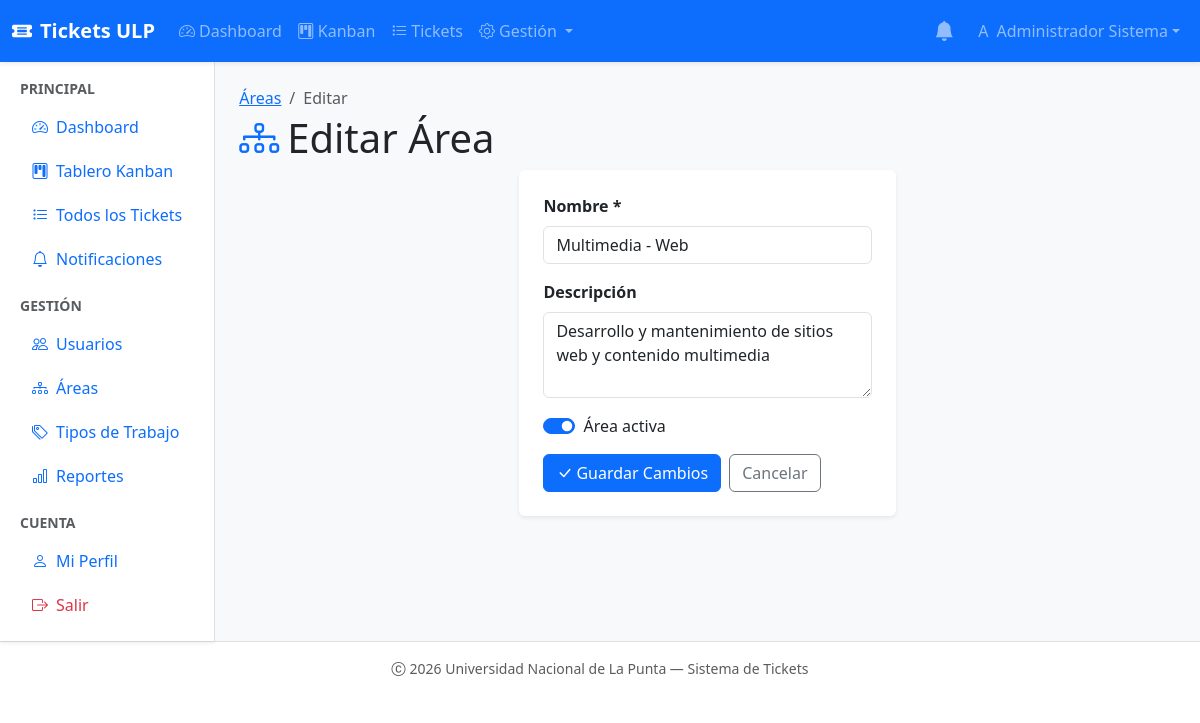
/dashboard/area-form.php?id=1 (signed in), run on the app's committed database.
### tables this page shows
CREATE TABLE `areas` (
  `id` INT(11) UNSIGNED NOT NULL AUTO_INCREMENT,
  `nombre` VARCHAR(100) NOT NULL,
  `descripcion` TEXT DEFAULT NULL,
  `activo` TINYINT(1) NOT NULL DEFAULT 1,
  `created_at` TIMESTAMP NOT NULL DEFAULT CURRENT_TIMESTAMP,
  `updated_at` TIMESTAMP NOT NULL DEFAULT CURRENT_TIMESTAMP ON UPDATE CURRENT_TIMESTAMP,
  PRIMARY KEY (`id`)
);

### dashboard/area-form.php (the view, shortened to what this page needs)
<?php
$pdo    = db();
$editId = isset($_GET['id']) ? (int)$_GET['id'] : 0;
$isEdit = $editId > 0;
$pageTitle = $isEdit ? 'Editar Área' : 'Nueva Área';
$data   = ['nombre' => '', 'descripcion' => '', 'activo' => 1];
if ($isEdit) {
    $stmt = $pdo->prepare("SELECT * FROM areas WHERE id=?");
    $stmt->execute([$editId]);
    $existing = $stmt->fetch();
    $data = array_merge($data, $existing);
}
include __DIR__ . '/../includes/header-dashboard.php';
?>
<div class="page-header">
    <nav aria-label="breadcrumb">
        <ol class="breadcrumb mb-1">
            <li class="breadcrumb-item"><a href="<?= APP_URL ?>/dashboard/areas.php">Áreas</a></li>
            <li class="breadcrumb-item active"><?= $isEdit ? 'Editar' : 'Nueva' ?></li>
        </ol>
    </nav>
    <h1><i class="bi bi-diagram-3 me-2 text-primary"></i><?= $pageTitle ?></h1>
</div>
<div class="row justify-content-center">
    <div class="col-md-7 col-lg-5">
        <div class="card border-0 shadow-sm">
            <div class="card-body p-4">
                <form method="POST" class="needs-validation" novalidate>
                    <div class="mb-3">
                        <label class="form-label fw-semibold">Nombre *</label>
                        <input type="text" name="nombre" class="form-control" required maxlength="100"
                            value="<?= htmlspecialchars($data['nombre']) ?>">
                    </div>
                    <div class="mb-3">
                        <label class="form-label fw-semibold">Descripción</label>
                        <textarea name="descripcion" class="form-control" rows="3"><?= htmlspecialchars($data['descripcion'] ?? '') ?></textarea>
                    </div>
                    <?php if ($isEdit): ?>
                    <div class="mb-3">
                        <div class="form-check form-switch">
                            <input type="checkbox" class="form-check-input" id="activo" name="activo" <?= $data['activo'] ? 'checked' : '' ?>>
                            <label class="form-check-label" for="activo">Área activa</label>
                        </div>
                    </div>
                    <?php endif; ?>
                    <div class="d-flex gap-2">
                        <button type="submit" class="btn btn-primary">
                            <i class="bi bi-check-lg me-1"></i><?= $isEdit ? 'Guardar Cambios' : 'Crear Área' ?>
                        </button>
                        <a href="<?= APP_URL ?>/dashboard/areas.php" class="btn btn-outline-secondary">Cancelar</a>
                    </div>
                </form>
            </div>
        </div>
    </div>
</div>
<?php include __DIR__ . '/../includes/footer-dashboard.php'; ?>

### data on the page
areas: nombre "Multimedia - Web", descripcion "Desarrollo y mantenimiento de sitios web y contenido multimedia", activo "☑"

### other printed values
mb_strtoupper(mb_substr($user['nombre'] ?? 'U', 0, 1)) "A"
$userName "Administrador Sistema"
$pageTitle "Editar Área"
